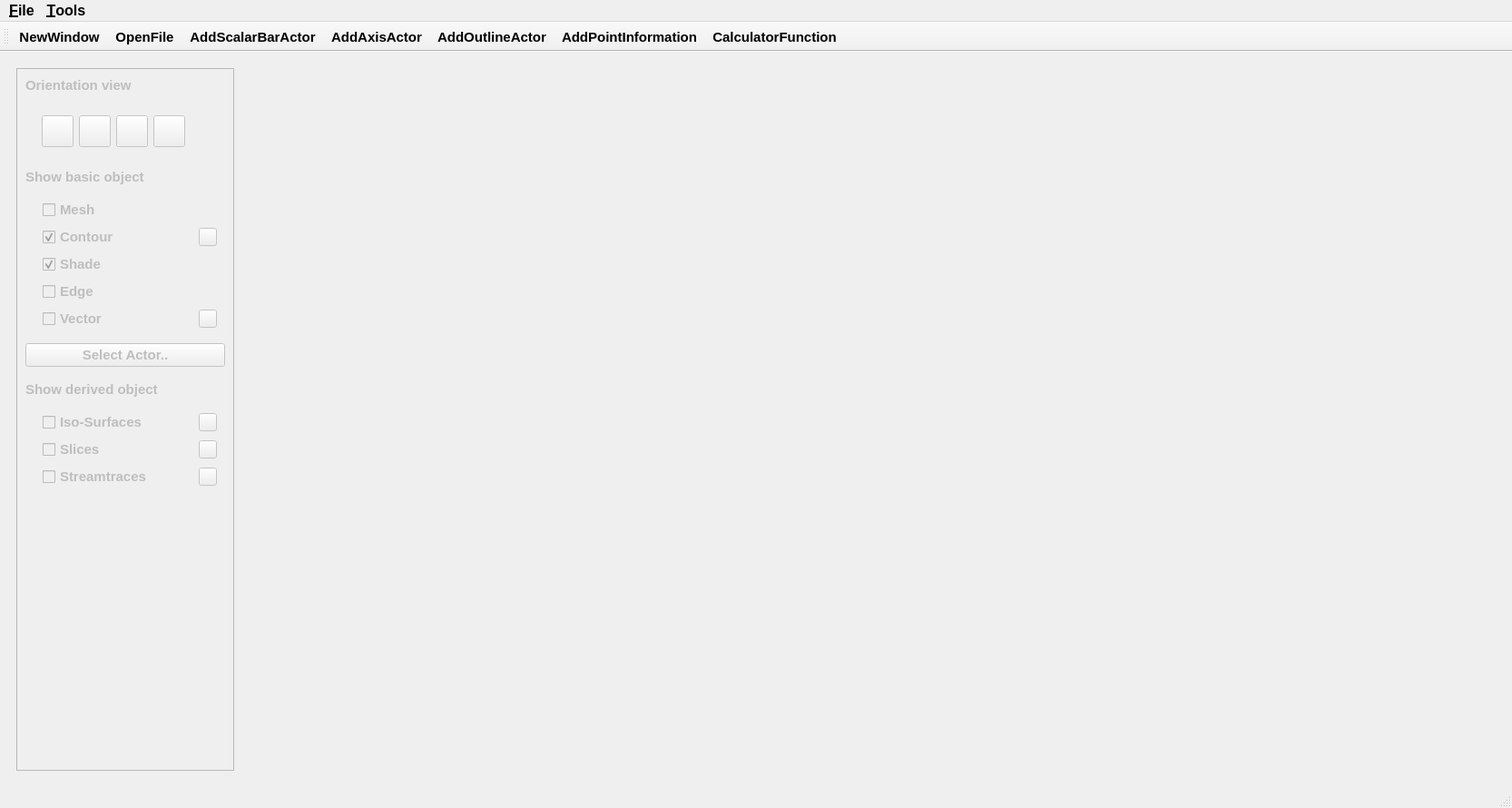
<?xml version="1.0" encoding="UTF-8"?>
<ui version="4.0">
 <class>MainWindow</class>
 <widget class="QMainWindow" name="MainWindow">
  <property name="geometry">
   <rect>
    <x>0</x>
    <y>0</y>
    <width>1666</width>
    <height>890</height>
   </rect>
  </property>
  <property name="font">
   <font>
    <pointsize>11</pointsize>
    <weight>75</weight>
    <bold>true</bold>
   </font>
  </property>
  <property name="windowTitle">
   <string>CFD Post-processing Tool</string>
  </property>
  <widget class="QWidget" name="centralwidget">
   <layout class="QHBoxLayout" name="horizontalLayout_2">
    <item>
     <widget class="QWidget" name="widget_2" native="true">
      <layout class="QHBoxLayout" name="horizontalLayout_3">
       <item>
        <widget class="QScrollArea" name="scrollArea">
         <property name="enabled">
          <bool>false</bool>
         </property>
         <property name="sizePolicy">
          <sizepolicy hsizetype="Fixed" vsizetype="Expanding">
           <horstretch>0</horstretch>
           <verstretch>0</verstretch>
          </sizepolicy>
         </property>
         <property name="minimumSize">
          <size>
           <width>240</width>
           <height>0</height>
          </size>
         </property>
         <property name="maximumSize">
          <size>
           <width>240</width>
           <height>16777215</height>
          </size>
         </property>
         <property name="widgetResizable">
          <bool>true</bool>
         </property>
         <widget class="QWidget" name="scrollAreaWidgetContents_2">
          <property name="geometry">
           <rect>
            <x>0</x>
            <y>0</y>
            <width>238</width>
            <height>772</height>
           </rect>
          </property>
          <layout class="QVBoxLayout" name="verticalLayout_3">
           <item>
            <widget class="QLabel" name="label_5">
             <property name="sizePolicy">
              <sizepolicy hsizetype="Fixed" vsizetype="Fixed">
               <horstretch>0</horstretch>
               <verstretch>0</verstretch>
              </sizepolicy>
             </property>
             <property name="font">
              <font>
               <pointsize>11</pointsize>
               <weight>75</weight>
               <bold>true</bold>
              </font>
             </property>
             <property name="text">
              <string>Orientation view</string>
             </property>
            </widget>
           </item>
           <item>
            <widget class="QWidget" name="widget_4" native="true">
             <property name="sizePolicy">
              <sizepolicy hsizetype="Fixed" vsizetype="Fixed">
               <horstretch>0</horstretch>
               <verstretch>0</verstretch>
              </sizepolicy>
             </property>
             <layout class="QVBoxLayout" name="verticalLayout_2">
              <item>
               <widget class="QWidget" name="buttonWidget" native="true">
                <property name="sizePolicy">
                 <sizepolicy hsizetype="Fixed" vsizetype="Fixed">
                  <horstretch>0</horstretch>
                  <verstretch>0</verstretch>
                 </sizepolicy>
                </property>
                <layout class="QHBoxLayout" name="horizontalLayout">
                 <item>
                  <widget class="QPushButton" name="xoyView">
                   <property name="sizePolicy">
                    <sizepolicy hsizetype="Fixed" vsizetype="Fixed">
                     <horstretch>0</horstretch>
                     <verstretch>0</verstretch>
                    </sizepolicy>
                   </property>
                   <property name="minimumSize">
                    <size>
                     <width>35</width>
                     <height>35</height>
                    </size>
                   </property>
                   <property name="maximumSize">
                    <size>
                     <width>35</width>
                     <height>35</height>
                    </size>
                   </property>
                   <property name="text">
                    <string/>
                   </property>
                  </widget>
                 </item>
                 <item>
                  <widget class="QPushButton" name="xozView">
                   <property name="sizePolicy">
                    <sizepolicy hsizetype="Fixed" vsizetype="Fixed">
                     <horstretch>0</horstretch>
                     <verstretch>0</verstretch>
                    </sizepolicy>
                   </property>
                   <property name="minimumSize">
                    <size>
                     <width>35</width>
                     <height>35</height>
                    </size>
                   </property>
                   <property name="maximumSize">
                    <size>
                     <width>35</width>
                     <height>35</height>
                    </size>
                   </property>
                   <property name="text">
                    <string/>
                   </property>
                  </widget>
                 </item>
                 <item>
                  <widget class="QPushButton" name="yozView">
                   <property name="sizePolicy">
                    <sizepolicy hsizetype="Fixed" vsizetype="Fixed">
                     <horstretch>0</horstretch>
                     <verstretch>0</verstretch>
                    </sizepolicy>
                   </property>
                   <property name="minimumSize">
                    <size>
                     <width>35</width>
                     <height>35</height>
                    </size>
                   </property>
                   <property name="maximumSize">
                    <size>
                     <width>35</width>
                     <height>35</height>
                    </size>
                   </property>
                   <property name="text">
                    <string/>
                   </property>
                  </widget>
                 </item>
                 <item>
                  <widget class="QPushButton" name="xyzView">
                   <property name="sizePolicy">
                    <sizepolicy hsizetype="Fixed" vsizetype="Fixed">
                     <horstretch>0</horstretch>
                     <verstretch>0</verstretch>
                    </sizepolicy>
                   </property>
                   <property name="minimumSize">
                    <size>
                     <width>35</width>
                     <height>35</height>
                    </size>
                   </property>
                   <property name="maximumSize">
                    <size>
                     <width>35</width>
                     <height>35</height>
                    </size>
                   </property>
                   <property name="text">
                    <string/>
                   </property>
                  </widget>
                 </item>
                </layout>
               </widget>
              </item>
             </layout>
            </widget>
           </item>
           <item>
            <widget class="QLabel" name="label">
             <property name="sizePolicy">
              <sizepolicy hsizetype="Fixed" vsizetype="Fixed">
               <horstretch>0</horstretch>
               <verstretch>0</verstretch>
              </sizepolicy>
             </property>
             <property name="font">
              <font>
               <pointsize>11</pointsize>
               <weight>75</weight>
               <bold>true</bold>
              </font>
             </property>
             <property name="contextMenuPolicy">
              <enum>Qt::PreventContextMenu</enum>
             </property>
             <property name="text">
              <string>Show basic object</string>
             </property>
            </widget>
           </item>
           <item>
            <widget class="QWidget" name="widget" native="true">
             <property name="sizePolicy">
              <sizepolicy hsizetype="Expanding" vsizetype="Fixed">
               <horstretch>0</horstretch>
               <verstretch>0</verstretch>
              </sizepolicy>
             </property>
             <layout class="QGridLayout" name="gridLayout_2">
              <item row="3" column="0">
               <spacer name="horizontalSpacer_5">
                <property name="orientation">
                 <enum>Qt::Horizontal</enum>
                </property>
                <property name="sizeType">
                 <enum>QSizePolicy::Fixed</enum>
                </property>
                <property name="sizeHint" stdset="0">
                 <size>
                  <width>10</width>
                  <height>20</height>
                 </size>
                </property>
               </spacer>
              </item>
              <item row="3" column="1">
               <widget class="QCheckBox" name="contourCheckBox">
                <property name="minimumSize">
                 <size>
                  <width>150</width>
                  <height>0</height>
                 </size>
                </property>
                <property name="font">
                 <font>
                  <pointsize>11</pointsize>
                  <weight>75</weight>
                  <bold>true</bold>
                 </font>
                </property>
                <property name="text">
                 <string>Contour</string>
                </property>
                <property name="checked">
                 <bool>true</bool>
                </property>
               </widget>
              </item>
              <item row="2" column="0">
               <spacer name="horizontalSpacer_4">
                <property name="orientation">
                 <enum>Qt::Horizontal</enum>
                </property>
                <property name="sizeType">
                 <enum>QSizePolicy::Fixed</enum>
                </property>
                <property name="sizeHint" stdset="0">
                 <size>
                  <width>10</width>
                  <height>20</height>
                 </size>
                </property>
               </spacer>
              </item>
              <item row="5" column="1">
               <widget class="QCheckBox" name="edgeCheckBox">
                <property name="font">
                 <font>
                  <pointsize>11</pointsize>
                  <weight>75</weight>
                  <bold>true</bold>
                 </font>
                </property>
                <property name="text">
                 <string>Edge</string>
                </property>
               </widget>
              </item>
              <item row="2" column="1">
               <widget class="QCheckBox" name="meshCheckBox">
                <property name="font">
                 <font>
                  <pointsize>11</pointsize>
                  <weight>75</weight>
                  <bold>true</bold>
                 </font>
                </property>
                <property name="text">
                 <string>Mesh</string>
                </property>
               </widget>
              </item>
              <item row="5" column="0">
               <spacer name="horizontalSpacer_7">
                <property name="orientation">
                 <enum>Qt::Horizontal</enum>
                </property>
                <property name="sizeType">
                 <enum>QSizePolicy::Fixed</enum>
                </property>
                <property name="sizeHint" stdset="0">
                 <size>
                  <width>10</width>
                  <height>20</height>
                 </size>
                </property>
               </spacer>
              </item>
              <item row="6" column="0">
               <spacer name="horizontalSpacer_8">
                <property name="orientation">
                 <enum>Qt::Horizontal</enum>
                </property>
                <property name="sizeType">
                 <enum>QSizePolicy::Fixed</enum>
                </property>
                <property name="sizeHint" stdset="0">
                 <size>
                  <width>10</width>
                  <height>20</height>
                 </size>
                </property>
               </spacer>
              </item>
              <item row="4" column="1">
               <widget class="QCheckBox" name="shadeCheckBox">
                <property name="font">
                 <font>
                  <pointsize>11</pointsize>
                  <weight>75</weight>
                  <bold>true</bold>
                 </font>
                </property>
                <property name="text">
                 <string>Shade</string>
                </property>
                <property name="checked">
                 <bool>true</bool>
                </property>
               </widget>
              </item>
              <item row="4" column="0">
               <spacer name="horizontalSpacer_6">
                <property name="orientation">
                 <enum>Qt::Horizontal</enum>
                </property>
                <property name="sizeType">
                 <enum>QSizePolicy::Fixed</enum>
                </property>
                <property name="sizeHint" stdset="0">
                 <size>
                  <width>10</width>
                  <height>20</height>
                 </size>
                </property>
               </spacer>
              </item>
              <item row="6" column="1">
               <widget class="QCheckBox" name="vectorCheckBox">
                <property name="font">
                 <font>
                  <pointsize>11</pointsize>
                  <weight>75</weight>
                  <bold>true</bold>
                 </font>
                </property>
                <property name="text">
                 <string>Vector</string>
                </property>
               </widget>
              </item>
              <item row="3" column="2">
               <widget class="QPushButton" name="contourSettingButton">
                <property name="minimumSize">
                 <size>
                  <width>20</width>
                  <height>20</height>
                 </size>
                </property>
                <property name="maximumSize">
                 <size>
                  <width>20</width>
                  <height>20</height>
                 </size>
                </property>
                <property name="text">
                 <string/>
                </property>
               </widget>
              </item>
              <item row="6" column="2">
               <widget class="QPushButton" name="vectorSettingButton">
                <property name="minimumSize">
                 <size>
                  <width>20</width>
                  <height>20</height>
                 </size>
                </property>
                <property name="maximumSize">
                 <size>
                  <width>20</width>
                  <height>20</height>
                 </size>
                </property>
                <property name="text">
                 <string/>
                </property>
               </widget>
              </item>
             </layout>
            </widget>
           </item>
           <item>
            <widget class="QPushButton" name="selectBoundaryButton">
             <property name="font">
              <font>
               <pointsize>11</pointsize>
               <weight>75</weight>
               <bold>true</bold>
              </font>
             </property>
             <property name="text">
              <string>Select Actor..</string>
             </property>
            </widget>
           </item>
           <item>
            <spacer name="verticalSpacer_2">
             <property name="orientation">
              <enum>Qt::Vertical</enum>
             </property>
             <property name="sizeType">
              <enum>QSizePolicy::Fixed</enum>
             </property>
             <property name="sizeHint" stdset="0">
              <size>
               <width>20</width>
               <height>10</height>
              </size>
             </property>
            </spacer>
           </item>
           <item>
            <widget class="QLabel" name="label_4">
             <property name="sizePolicy">
              <sizepolicy hsizetype="Fixed" vsizetype="Fixed">
               <horstretch>0</horstretch>
               <verstretch>0</verstretch>
              </sizepolicy>
             </property>
             <property name="font">
              <font>
               <pointsize>11</pointsize>
               <weight>75</weight>
               <bold>true</bold>
              </font>
             </property>
             <property name="text">
              <string>Show derived object</string>
             </property>
            </widget>
           </item>
           <item>
            <widget class="QWidget" name="widget_3" native="true">
             <property name="sizePolicy">
              <sizepolicy hsizetype="Expanding" vsizetype="Fixed">
               <horstretch>0</horstretch>
               <verstretch>0</verstretch>
              </sizepolicy>
             </property>
             <property name="minimumSize">
              <size>
               <width>220</width>
               <height>0</height>
              </size>
             </property>
             <property name="maximumSize">
              <size>
               <width>220</width>
               <height>16777215</height>
              </size>
             </property>
             <layout class="QGridLayout" name="gridLayout">
              <item row="2" column="0">
               <spacer name="horizontalSpacer_2">
                <property name="orientation">
                 <enum>Qt::Horizontal</enum>
                </property>
                <property name="sizeType">
                 <enum>QSizePolicy::Fixed</enum>
                </property>
                <property name="sizeHint" stdset="0">
                 <size>
                  <width>10</width>
                  <height>20</height>
                 </size>
                </property>
               </spacer>
              </item>
              <item row="2" column="1">
               <widget class="QCheckBox" name="slicesCheckBox">
                <property name="minimumSize">
                 <size>
                  <width>186</width>
                  <height>0</height>
                 </size>
                </property>
                <property name="font">
                 <font>
                  <pointsize>11</pointsize>
                  <weight>75</weight>
                  <bold>true</bold>
                 </font>
                </property>
                <property name="text">
                 <string>Slices</string>
                </property>
               </widget>
              </item>
              <item row="1" column="1">
               <widget class="QCheckBox" name="isoSurfaceCheckBox">
                <property name="sizePolicy">
                 <sizepolicy hsizetype="Preferred" vsizetype="Fixed">
                  <horstretch>0</horstretch>
                  <verstretch>0</verstretch>
                 </sizepolicy>
                </property>
                <property name="minimumSize">
                 <size>
                  <width>186</width>
                  <height>1</height>
                 </size>
                </property>
                <property name="maximumSize">
                 <size>
                  <width>16777215</width>
                  <height>16777215</height>
                 </size>
                </property>
                <property name="font">
                 <font>
                  <pointsize>11</pointsize>
                  <weight>75</weight>
                  <bold>true</bold>
                 </font>
                </property>
                <property name="text">
                 <string>Iso-Surfaces</string>
                </property>
                <property name="iconSize">
                 <size>
                  <width>16</width>
                  <height>16</height>
                 </size>
                </property>
                <property name="checked">
                 <bool>false</bool>
                </property>
                <property name="autoExclusive">
                 <bool>false</bool>
                </property>
               </widget>
              </item>
              <item row="3" column="0">
               <spacer name="horizontalSpacer_3">
                <property name="orientation">
                 <enum>Qt::Horizontal</enum>
                </property>
                <property name="sizeType">
                 <enum>QSizePolicy::Fixed</enum>
                </property>
                <property name="sizeHint" stdset="0">
                 <size>
                  <width>10</width>
                  <height>20</height>
                 </size>
                </property>
               </spacer>
              </item>
              <item row="1" column="0">
               <spacer name="horizontalSpacer">
                <property name="orientation">
                 <enum>Qt::Horizontal</enum>
                </property>
                <property name="sizeType">
                 <enum>QSizePolicy::Fixed</enum>
                </property>
                <property name="sizeHint" stdset="0">
                 <size>
                  <width>10</width>
                  <height>20</height>
                 </size>
                </property>
               </spacer>
              </item>
              <item row="3" column="1">
               <widget class="QCheckBox" name="streamlineCheckBox">
                <property name="minimumSize">
                 <size>
                  <width>186</width>
                  <height>0</height>
                 </size>
                </property>
                <property name="font">
                 <font>
                  <pointsize>11</pointsize>
                  <weight>75</weight>
                  <bold>true</bold>
                 </font>
                </property>
                <property name="text">
                 <string>Streamtraces</string>
                </property>
               </widget>
              </item>
              <item row="1" column="2">
               <widget class="QPushButton" name="IsoSurfaceSettingButton">
                <property name="minimumSize">
                 <size>
                  <width>20</width>
                  <height>20</height>
                 </size>
                </property>
                <property name="maximumSize">
                 <size>
                  <width>20</width>
                  <height>20</height>
                 </size>
                </property>
                <property name="text">
                 <string/>
                </property>
               </widget>
              </item>
              <item row="2" column="2">
               <widget class="QPushButton" name="addSliceButton">
                <property name="minimumSize">
                 <size>
                  <width>20</width>
                  <height>20</height>
                 </size>
                </property>
                <property name="maximumSize">
                 <size>
                  <width>20</width>
                  <height>20</height>
                 </size>
                </property>
                <property name="text">
                 <string/>
                </property>
               </widget>
              </item>
              <item row="3" column="2">
               <widget class="QPushButton" name="addStreamLineButton">
                <property name="minimumSize">
                 <size>
                  <width>20</width>
                  <height>20</height>
                 </size>
                </property>
                <property name="maximumSize">
                 <size>
                  <width>20</width>
                  <height>20</height>
                 </size>
                </property>
                <property name="text">
                 <string/>
                </property>
               </widget>
              </item>
             </layout>
            </widget>
           </item>
           <item>
            <spacer name="verticalSpacer">
             <property name="orientation">
              <enum>Qt::Vertical</enum>
             </property>
             <property name="sizeHint" stdset="0">
              <size>
               <width>20</width>
               <height>314</height>
              </size>
             </property>
            </spacer>
           </item>
          </layout>
         </widget>
        </widget>
       </item>
       <item>
        <widget class="QVTKOpenGLNativeWidget" name="vtkBox" native="true"/>
       </item>
      </layout>
     </widget>
    </item>
   </layout>
  </widget>
  <widget class="QMenuBar" name="menubar">
   <property name="geometry">
    <rect>
     <x>0</x>
     <y>0</y>
     <width>1666</width>
     <height>24</height>
    </rect>
   </property>
   <property name="font">
    <font>
     <pointsize>12</pointsize>
     <weight>75</weight>
     <bold>true</bold>
    </font>
   </property>
   <widget class="QMenu" name="menuFile">
    <property name="font">
     <font>
      <pointsize>12</pointsize>
      <weight>75</weight>
      <bold>true</bold>
     </font>
    </property>
    <property name="title">
     <string>&amp;File</string>
    </property>
    <addaction name="actionLoadMesh"/>
    <addaction name="actionUpdateFlow"/>
   </widget>
   <widget class="QMenu" name="menuTools">
    <property name="font">
     <font>
      <pointsize>12</pointsize>
      <weight>75</weight>
      <bold>true</bold>
     </font>
    </property>
    <property name="title">
     <string>&amp;Tools</string>
    </property>
   </widget>
   <addaction name="menuFile"/>
   <addaction name="menuTools"/>
  </widget>
  <widget class="QStatusBar" name="statusbar"/>
  <widget class="QToolBar" name="toolBar">
   <property name="windowTitle">
    <string>toolBar</string>
   </property>
   <attribute name="toolBarArea">
    <enum>TopToolBarArea</enum>
   </attribute>
   <attribute name="toolBarBreak">
    <bool>false</bool>
   </attribute>
   <addaction name="actionNewWindow"/>
   <addaction name="actionOpenFile"/>
   <addaction name="actionAddScalarBarActor"/>
   <addaction name="actionAddAxisActor"/>
   <addaction name="actionAddOutlineActor"/>
   <addaction name="actionAddPointInformation"/>
   <addaction name="actionCalculatorFunction"/>
  </widget>
  <action name="actionOpenFile">
   <property name="text">
    <string>OpenFile</string>
   </property>
   <property name="toolTip">
    <string>open aes mesh file</string>
   </property>
  </action>
  <action name="actionLoadMesh">
   <property name="text">
    <string>&amp;Load Mesh</string>
   </property>
  </action>
  <action name="actionUpdateFlow">
   <property name="text">
    <string>&amp;Update Flow</string>
   </property>
  </action>
  <action name="actionAddScalarBarActor">
   <property name="text">
    <string>AddScalarBarActor</string>
   </property>
   <property name="toolTip">
    <string>add scalarBar</string>
   </property>
  </action>
  <action name="actionAddAxisActor">
   <property name="text">
    <string>AddAxisActor</string>
   </property>
   <property name="toolTip">
    <string>add coordinate axis</string>
   </property>
  </action>
  <action name="actionAddOutlineActor">
   <property name="text">
    <string>AddOutlineActor</string>
   </property>
   <property name="toolTip">
    <string>add outline</string>
   </property>
  </action>
  <action name="actionAddPointInformation">
   <property name="text">
    <string>AddPointInformation</string>
   </property>
   <property name="toolTip">
    <string>add point attribute information</string>
   </property>
  </action>
  <action name="actionCalculatorFunction">
   <property name="text">
    <string>CalculatorFunction</string>
   </property>
   <property name="toolTip">
    <string>add new parameter</string>
   </property>
  </action>
  <action name="actionNewWindow">
   <property name="text">
    <string>NewWindow</string>
   </property>
   <property name="toolTip">
    <string>create a new window</string>
   </property>
  </action>
 </widget>
 <customwidgets>
  <customwidget>
   <class>QVTKOpenGLNativeWidget</class>
   <extends>QWidget</extends>
   <header>QVTKOpenGLNativeWidget.h</header>
   <container>1</container>
  </customwidget>
 </customwidgets>
 <resources/>
 <connections/>
</ui>
